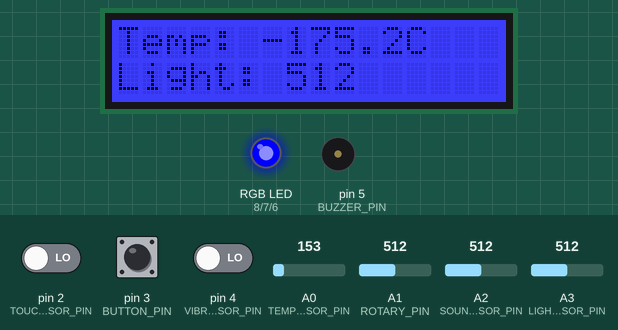
Recording of a sketch running on a simulated Arduino Uno, built with avr-gcc and run on an emulated ATmega328P. On the bench: 16×2 character LCD, an RGB LED mixed from three pins (HIGH = lit), buzzer (waves = sounding, pin HIGH). The test bench sets the inputs (shaded band); at power-on: pin 3 (BUTTON_PIN) LOW, A2 (SOUND_SENSOR_PIN) = 512, A3 (LIGHT_SENSOR_PIN) = 512, pin 4 (VIBRATION_SENSOR_PIN) LOW, pin 2 (TOUCH_SENSOR_PIN) LOW, A0 (TEMP_SENSOR_PIN) = 153, A1 (ROTARY_PIN) = 512. What the sketch prints to the serial monitor is not drawn.

Above: at 3.2 s.
3.3 s: pin 3 (BUTTON_PIN) pulled HIGH for 2.35 s
At 5.3 s:
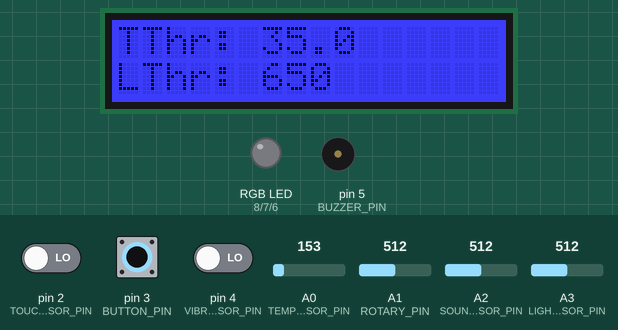
9.7 s: A2 (SOUND_SENSOR_PIN) set to 533
12.4 s: A2 (SOUND_SENSOR_PIN) set to 568
At 15.6 s:
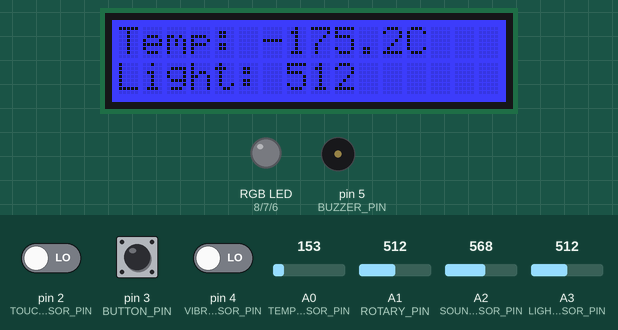
18.0 s: A3 (LIGHT_SENSOR_PIN) set to 635
At 18.67 s:
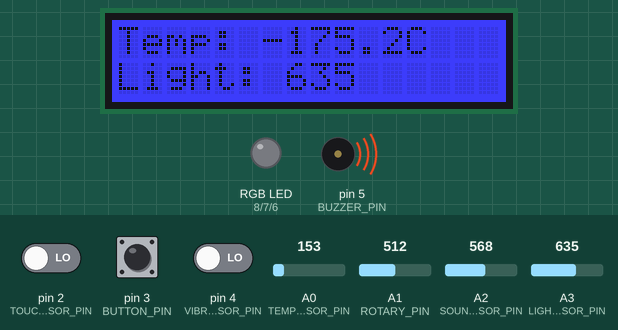
20.7 s: A3 (LIGHT_SENSOR_PIN) set to 666
At 22.1 s:
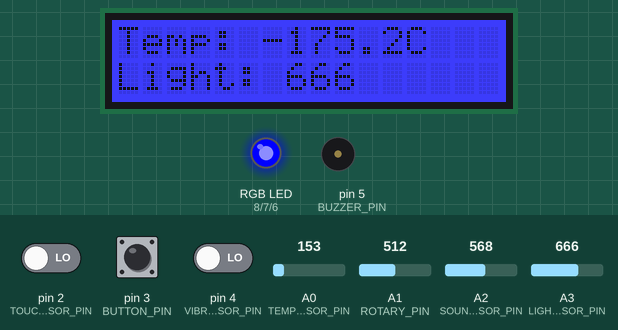
26.6 s: pin 4 (VIBRATION_SENSOR_PIN) driven HIGH
At 28.6 s:
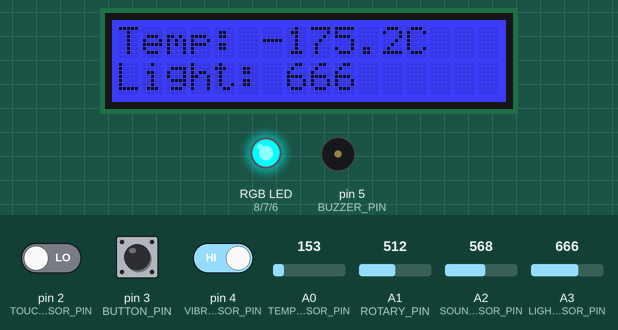
Timing chart, 0 to 33.6 s (numbered marks = the images above; inputs shaded):
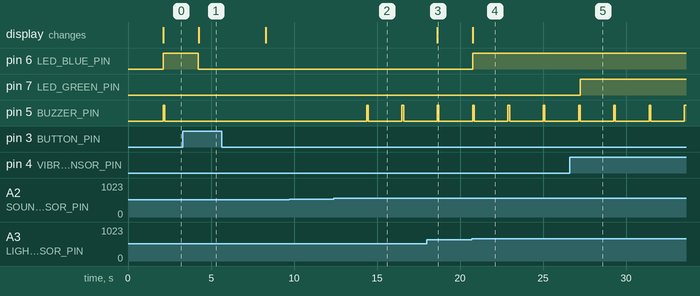

The sketch:

sketch_jan19a.ino
```cpp
// Include necessary libraries
#include <Wire.h>
#include "rgb_lcd.h"

// Define Grove sensor pins (use matching Grove Base Shield ports)
#define TOUCH_SENSOR_PIN 2       // D2
#define TEMP_SENSOR_PIN A0       // A0
#define BUTTON_PIN 3             // D3
#define ROTARY_PIN A1            // A1
#define VIBRATION_SENSOR_PIN 4   // D4
#define SOUND_SENSOR_PIN A2      // A2
#define LIGHT_SENSOR_PIN A3      // A3
#define BUZZER_PIN 5             // D5
#define LED_BLUE_PIN 6           // D6
#define LED_GREEN_PIN 7          // D7
#define LED_RED_PIN 8            // D8

// Create an instance of the RGB LCD
rgb_lcd lcd;

// Thresholds for alerts
float tempThreshold = 220;  // Celsius
int lightThreshold = 500;    // Light intensity
int soundThreshold = 200;    // Sound intensity

void setup() {
  // Initialize serial communication
  Serial.begin(9600);

  // Set up pins
  pinMode(TOUCH_SENSOR_PIN, INPUT);
  pinMode(BUTTON_PIN, INPUT);
  pinMode(VIBRATION_SENSOR_PIN, INPUT);
  pinMode(BUZZER_PIN, OUTPUT);
  pinMode(LED_BLUE_PIN, OUTPUT);
  pinMode(LED_GREEN_PIN, OUTPUT);
  pinMode(LED_RED_PIN, OUTPUT);

  // Initialize the RGB LCD
  lcd.begin(16, 2); // 16 columns and 2 rows
  lcd.setRGB(0, 0, 255); // Default backlight color (blue)

  // Welcome message
  lcd.print("Grove Sensors");
  lcd.setCursor(0, 1);
  lcd.print("Initializing...");
  delay(2000);
  lcd.clear();
}

void loop() {
  // Read sensor values
  int tempSensorValue = analogRead(TEMP_SENSOR_PIN);
  float voltage = tempSensorValue * (5.0 / 1023.0);
  float temperature = (voltage - 0.5) * 100.0; // Convert to Celsius
  int lightValue = analogRead(LIGHT_SENSOR_PIN);
  int soundValue = analogRead(SOUND_SENSOR_PIN);
  int rotaryValue = analogRead(ROTARY_PIN);
  int touchState = digitalRead(TOUCH_SENSOR_PIN);
  int buttonState = digitalRead(BUTTON_PIN);
  int vibrationState = digitalRead(VIBRATION_SENSOR_PIN);

  // Display temperature and light values on the LCD
  lcd.clear();
  lcd.print("Temp: ");
  lcd.print(temperature-200, 1); //200 extra
  lcd.print("C");
  lcd.setCursor(0, 1);
  lcd.print("Light: ");
  lcd.print(lightValue);

  // Alerts and actions
  // Temperature Alert
  if (temperature-200 > tempThreshold) { //200 extra
    digitalWrite(LED_RED_PIN, HIGH);
    Serial.println("High Temperature Alert!");
  } else {
    digitalWrite(LED_RED_PIN, LOW);
  }

  // Light Alert
  if (lightValue > lightThreshold) {
    digitalWrite(LED_BLUE_PIN, HIGH);
    Serial.println("High Light Alert!");
  } else {
    digitalWrite(LED_BLUE_PIN, LOW);
  }

  // Sound Alert
  if (soundValue > soundThreshold) {
    digitalWrite(BUZZER_PIN, HIGH);
    Serial.println("High Sound Alert!");
    delay(100);
    digitalWrite(BUZZER_PIN, LOW);
  }

  // Vibration Detection
  if (vibrationState == HIGH) {
    digitalWrite(LED_GREEN_PIN, HIGH);
    Serial.println("Vibration Detected!");
  } else {
    digitalWrite(LED_GREEN_PIN, LOW);
  }

  // Adjust thresholds using the rotary sensor
  tempThreshold = map(rotaryValue, 0, 1023, 20, 50);   // Temp threshold (20-50°C)
  lightThreshold = map(rotaryValue, 0, 1023, 300, 1000); // Light threshold (300-1000)
  soundThreshold = map(rotaryValue, 0, 1023, 300, 800);  // Sound threshold (300-800)

  // Touch sensor as a manual reset
  if (touchState == HIGH) {
    Serial.println("Touch Detected: Resetting Alerts.");
    digitalWrite(LED_RED_PIN, LOW);
    digitalWrite(LED_BLUE_PIN, LOW);
    digitalWrite(LED_GREEN_PIN, LOW);
    digitalWrite(BUZZER_PIN, LOW);
  }

  // Button to display thresholds
  if (buttonState == HIGH) {
    lcd.clear();
    lcd.print("TThr: ");
    lcd.print(tempThreshold, 1);
    lcd.setCursor(0, 1);
    lcd.print("LThr: ");
    lcd.print(lightThreshold);
    delay(2000);
  }

  // Delay for stability
  delay(2000);
}
```

Measured:
- the behaviour switches between 550 and 551 on A2 (SOUND_SENSOR_PIN) (found by bisection; images 1 and 2)
- the behaviour switches between 650 and 651 on A3 (LIGHT_SENSOR_PIN) (found by bisection; images 3 and 4)
- after the input at 3.3 s, the display: changes after 0.97 s (image 1)
- after the input at 9.7 s, every drawn part: stays the same
- after the input at 12.4 s, pin 5 (BUZZER_PIN): alternates HIGH for 0.10 s and LOW for 2.0 s, starting after 2.0 s
- after the input at 18.0 s, the display: changes after 0.62 s (image 3)
- after the input at 20.7 s, pin 6 (LED_BLUE_PIN): LOW → HIGH after 0.05 s; the display: changes after 0.05 s (image 4)
- after the input at 26.6 s, pin 7 (LED_GREEN_PIN): LOW → HIGH after 0.63 s
